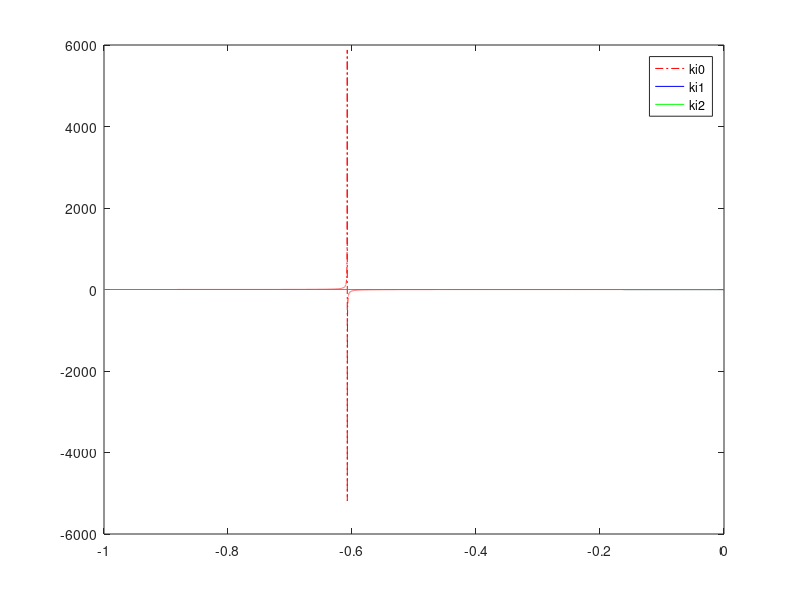

Source code (MATLAB): (Note: this script raises an error after producing the figure.)
%%% This is comments. Please contact cnpcshangbo@gmail.com
%%%%%%%%%%%%%%%%%%%%%%%%%%%%%%%%%%%%%%%%%%%%%%%%%%%%%
%% Setting parameters and plotting ki against lambda
lamda=-1:0.0001:-0;
k=1.0584;%plant parameters. p(s)=\frac{k}{\tau s+1}\frac{1}{s}
tao=0.63;%plant parameters
omega=2.84;%from IO bode plot.
phi=83.89/180*pi;%from IO bode plot.

%
ki0=tan(atan(1/omega/tao)-phi)./(omega.^(-lamda).*sin(pi*lamda/2)-omega.^(-lamda).*cos(pi*lamda/2)*tan(atan(1/omega/tao)-phi));
%from one equation

% A fomula for the relationship between ki and lamda.
a=tao*omega.^(-2*lamda);
b=-lamda.*sin(pi*lamda/2).*omega.^(-lamda-1)*(omega^2*tao^2+1)+2*tao*omega.^(-lamda).*cos(pi*lamda/2);
c=tao;

ki1=(-b+(b.^2-4*a*c).^0.5)./(2*a);
ki2=(-b-(b.^2-4*a*c).^0.5)./(2*a);
%another equation

figure(1)
plot(lamda, ki0,'r-.',lamda, ki1,'b-', lamda, ki2,'g-')
legend('ki0','ki1','ki2')
%%%%%%%%%%%%%%%%%%%%%%%%%%%%%%%%%%%%%%%%%%%%%%%%%%%%%%%
%\lambda=-0.9855;ki2=0.2431
%% Solution 1
% To verify the crosspoint with ki1
lamda=-0.97; % update lambda value here, make sure the value is negative.
a=tao*omega.^(-2*lamda);
b=-lamda.*sin(pi*lamda/2).*omega.^(-lamda-1)*(omega^2*tao^2+1)+2*tao*omega.^(-lamda).*cos(pi*lamda/2);
c=tao;
ki1=(-b+(b.^2-4*a*c).^0.5)./(2*a); 
disp('ki1:');
disp(ki1);

%% Verify the controller 1
ki=ki1;
s=fotf('s');
Jomega=((1+ki*omega.^(-lamda).*cos(pi*lamda/2))^2+(ki*omega.^(-lamda).*sin(pi*lamda/2))^2)^0.5;
kp=omega*(tao^2*omega^2+1)^0.5/Jomega/k; %kp %
disp('kp for ki1:');disp(kp);
c_tf=kp*(1+ki/s^lamda);
p_tf=k/(tao*s+1)/s;
sys_tf=c_tf*p_tf;
figure(2)
bode(sys_tf);
grid on

%% Solution 2
lamda=-0.9855;
a=tao*omega.^(-2*lamda);
b=-lamda.*sin(pi*lamda/2).*omega.^(-lamda-1)*(omega^2*tao^2+1)+2*tao*omega.^(-lamda).*cos(pi*lamda/2);
c=tao;
ki2=(-b-(b.^2-4*a*c).^0.5)./(2*a); %ki
disp('ki2:');disp(ki2);

%% Verify the controller 2
ki=ki2;
s=fotf('s');
Jomega=((1+ki*omega.^(-lamda).*cos(pi*lamda/2))^2+(ki*omega.^(-lamda).*sin(pi*lamda/2))^2)^0.5;
kp=omega*(tao^2*omega^2+1)^0.5/Jomega/k; %kp %
disp('kp for ki2:');disp(kp);
c_tf=kp*(1+ki/s^lamda);
p_tf=k/(tao*s+1)/s;
sys_tf=c_tf*p_tf;
figure(3);
bode(sys_tf);
grid on

% %%
% lamda=1.3922;
% a=tao*omega.^(-2*lamda);
% b=-lamda.*sin(pi*lamda/2).*omega.^(-lamda-1)*(omega^2*tao^2+1)+2*tao*omega.^(-lamda).*cos(pi*lamda/2);
% c=tao;
% ki1=(-b+(b.^2-4*a*c).^0.5)./(2*a); %ki
% disp(ki1);
% 
% %% verify the controller 3
% ki=ki1;
% s=fotf('s');
% Jomega=((1+ki*omega.^(-lamda).*cos(pi*lamda/2))^2+(ki*omega.^(-lamda).*sin(pi*lamda/2))^2)^0.5;
% kp=omega*(tao^2*omega^2+1)^0.5/Jomega/k; %kp %
% c_tf=kp*(1+ki/s^lamda);
% p_tf=k/(tao*s+1)/s;
% sys_tf=c_tf*p_tf;
% 
% figure();
% bode(sys_tf);

